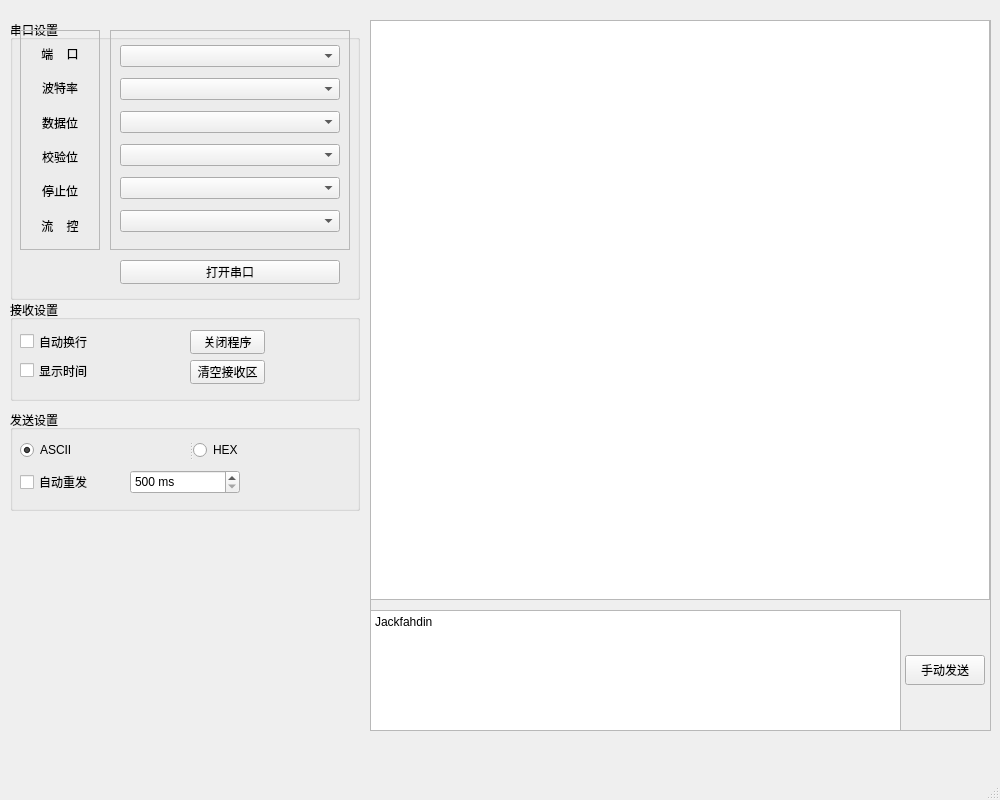
<?xml version="1.0" encoding="UTF-8"?>
<ui version="4.0">
 <class>MainWindow</class>
 <widget class="QMainWindow" name="MainWindow">
  <property name="enabled">
   <bool>true</bool>
  </property>
  <property name="geometry">
   <rect>
    <x>0</x>
    <y>0</y>
    <width>1000</width>
    <height>800</height>
   </rect>
  </property>
  <property name="sizePolicy">
   <sizepolicy hsizetype="Fixed" vsizetype="Fixed">
    <horstretch>0</horstretch>
    <verstretch>0</verstretch>
   </sizepolicy>
  </property>
  <property name="minimumSize">
   <size>
    <width>1000</width>
    <height>800</height>
   </size>
  </property>
  <property name="maximumSize">
   <size>
    <width>1000</width>
    <height>800</height>
   </size>
  </property>
  <property name="windowTitle">
   <string>MainWindow</string>
  </property>
  <widget class="QWidget" name="SerialPortAssitant">
   <widget class="QGroupBox" name="SerialPortSettings">
    <property name="geometry">
     <rect>
      <x>10</x>
      <y>20</y>
      <width>350</width>
      <height>280</height>
     </rect>
    </property>
    <property name="sizePolicy">
     <sizepolicy hsizetype="Expanding" vsizetype="Expanding">
      <horstretch>4</horstretch>
      <verstretch>2</verstretch>
     </sizepolicy>
    </property>
    <property name="title">
     <string>串口设置</string>
    </property>
    <widget class="QFrame" name="SerialPortShow">
     <property name="geometry">
      <rect>
       <x>100</x>
       <y>10</y>
       <width>240</width>
       <height>220</height>
      </rect>
     </property>
     <property name="frameShape">
      <enum>QFrame::StyledPanel</enum>
     </property>
     <property name="frameShadow">
      <enum>QFrame::Raised</enum>
     </property>
     <layout class="QVBoxLayout" name="verticalLayout">
      <item>
       <widget class="QComboBox" name="SerialPortName">
        <property name="sizePolicy">
         <sizepolicy hsizetype="Minimum" vsizetype="Fixed">
          <horstretch>0</horstretch>
          <verstretch>0</verstretch>
         </sizepolicy>
        </property>
       </widget>
      </item>
      <item>
       <widget class="QComboBox" name="SerialPortRate">
        <property name="sizePolicy">
         <sizepolicy hsizetype="Minimum" vsizetype="Fixed">
          <horstretch>0</horstretch>
          <verstretch>0</verstretch>
         </sizepolicy>
        </property>
       </widget>
      </item>
      <item>
       <widget class="QComboBox" name="SerialPortData">
        <property name="enabled">
         <bool>true</bool>
        </property>
        <property name="sizePolicy">
         <sizepolicy hsizetype="Minimum" vsizetype="Fixed">
          <horstretch>0</horstretch>
          <verstretch>0</verstretch>
         </sizepolicy>
        </property>
       </widget>
      </item>
      <item>
       <widget class="QComboBox" name="SerialPortParity">
        <property name="sizePolicy">
         <sizepolicy hsizetype="Minimum" vsizetype="Fixed">
          <horstretch>0</horstretch>
          <verstretch>0</verstretch>
         </sizepolicy>
        </property>
       </widget>
      </item>
      <item>
       <widget class="QComboBox" name="SerialPortStop">
        <property name="sizePolicy">
         <sizepolicy hsizetype="Minimum" vsizetype="Fixed">
          <horstretch>0</horstretch>
          <verstretch>0</verstretch>
         </sizepolicy>
        </property>
       </widget>
      </item>
      <item>
       <widget class="QComboBox" name="SerialPortFlow"/>
      </item>
     </layout>
    </widget>
    <widget class="QPushButton" name="SerialPortSwitch">
     <property name="geometry">
      <rect>
       <x>110</x>
       <y>240</y>
       <width>220</width>
       <height>24</height>
      </rect>
     </property>
     <property name="text">
      <string>打开串口</string>
     </property>
    </widget>
    <widget class="QFrame" name="SerialPortText">
     <property name="geometry">
      <rect>
       <x>10</x>
       <y>10</y>
       <width>80</width>
       <height>220</height>
      </rect>
     </property>
     <property name="frameShape">
      <enum>QFrame::StyledPanel</enum>
     </property>
     <property name="frameShadow">
      <enum>QFrame::Raised</enum>
     </property>
     <layout class="QVBoxLayout" name="verticalLayout_2">
      <item alignment="Qt::AlignHCenter|Qt::AlignVCenter">
       <widget class="QLabel" name="LabelSerialPortName">
        <property name="enabled">
         <bool>true</bool>
        </property>
        <property name="font">
         <font>
          <pointsize>9</pointsize>
         </font>
        </property>
        <property name="text">
         <string>端    口</string>
        </property>
        <property name="alignment">
         <set>Qt::AlignCenter</set>
        </property>
       </widget>
      </item>
      <item alignment="Qt::AlignHCenter|Qt::AlignVCenter">
       <widget class="QLabel" name="LabelSerialPortRate">
        <property name="text">
         <string>波特率</string>
        </property>
        <property name="alignment">
         <set>Qt::AlignCenter</set>
        </property>
       </widget>
      </item>
      <item alignment="Qt::AlignHCenter|Qt::AlignVCenter">
       <widget class="QLabel" name="LabelSerialPortData">
        <property name="text">
         <string>数据位</string>
        </property>
        <property name="alignment">
         <set>Qt::AlignCenter</set>
        </property>
       </widget>
      </item>
      <item alignment="Qt::AlignHCenter|Qt::AlignVCenter">
       <widget class="QLabel" name="LabelSerialPortParity">
        <property name="text">
         <string>校验位</string>
        </property>
        <property name="alignment">
         <set>Qt::AlignCenter</set>
        </property>
       </widget>
      </item>
      <item alignment="Qt::AlignHCenter|Qt::AlignVCenter">
       <widget class="QLabel" name="LabelSerialPortStop">
        <property name="text">
         <string>停止位</string>
        </property>
        <property name="alignment">
         <set>Qt::AlignCenter</set>
        </property>
       </widget>
      </item>
      <item alignment="Qt::AlignHCenter|Qt::AlignVCenter">
       <widget class="QLabel" name="LabelSerialPortFlow">
        <property name="text">
         <string>流    控</string>
        </property>
        <property name="textFormat">
         <enum>Qt::PlainText</enum>
        </property>
        <property name="alignment">
         <set>Qt::AlignCenter</set>
        </property>
       </widget>
      </item>
     </layout>
    </widget>
   </widget>
   <widget class="QGroupBox" name="ReceiveSettings">
    <property name="geometry">
     <rect>
      <x>10</x>
      <y>300</y>
      <width>350</width>
      <height>101</height>
     </rect>
    </property>
    <property name="title">
     <string>接收设置</string>
    </property>
    <widget class="QWidget" name="layoutWidget">
     <property name="geometry">
      <rect>
       <x>10</x>
       <y>30</y>
       <width>83</width>
       <height>52</height>
      </rect>
     </property>
     <layout class="QVBoxLayout" name="verticalLayout_3">
      <item>
       <widget class="QCheckBox" name="AutoWrap">
        <property name="text">
         <string>自动换行</string>
        </property>
       </widget>
      </item>
      <item>
       <widget class="QCheckBox" name="ShowTime">
        <property name="text">
         <string>显示时间</string>
        </property>
       </widget>
      </item>
     </layout>
    </widget>
    <widget class="QPushButton" name="ReceiveClean">
     <property name="geometry">
      <rect>
       <x>180</x>
       <y>60</y>
       <width>75</width>
       <height>24</height>
      </rect>
     </property>
     <property name="text">
      <string>清空接收区</string>
     </property>
    </widget>
    <widget class="QPushButton" name="ClosedExe">
     <property name="geometry">
      <rect>
       <x>180</x>
       <y>30</y>
       <width>75</width>
       <height>24</height>
      </rect>
     </property>
     <property name="text">
      <string>关闭程序</string>
     </property>
    </widget>
   </widget>
   <widget class="QGroupBox" name="SendSettings">
    <property name="geometry">
     <rect>
      <x>10</x>
      <y>410</y>
      <width>350</width>
      <height>101</height>
     </rect>
    </property>
    <property name="title">
     <string>发送设置</string>
    </property>
    <widget class="QSplitter" name="splitter_2">
     <property name="geometry">
      <rect>
       <x>10</x>
       <y>30</y>
       <width>321</width>
       <height>20</height>
      </rect>
     </property>
     <property name="orientation">
      <enum>Qt::Horizontal</enum>
     </property>
     <widget class="QRadioButton" name="SendASCII">
      <property name="acceptDrops">
       <bool>false</bool>
      </property>
      <property name="text">
       <string>ASCII</string>
      </property>
      <property name="checked">
       <bool>true</bool>
      </property>
     </widget>
     <widget class="QRadioButton" name="SendHEX">
      <property name="text">
       <string>HEX</string>
      </property>
     </widget>
    </widget>
    <widget class="QCheckBox" name="AutoResend">
     <property name="geometry">
      <rect>
       <x>10</x>
       <y>60</y>
       <width>81</width>
       <height>24</height>
      </rect>
     </property>
     <property name="text">
      <string>自动重发</string>
     </property>
     <property name="checkable">
      <bool>true</bool>
     </property>
     <property name="checked">
      <bool>false</bool>
     </property>
     <property name="tristate">
      <bool>false</bool>
     </property>
    </widget>
    <widget class="QSpinBox" name="AutoResendTimeMs">
     <property name="geometry">
      <rect>
       <x>120</x>
       <y>60</y>
       <width>110</width>
       <height>24</height>
      </rect>
     </property>
     <property name="suffix">
      <string> ms</string>
     </property>
     <property name="prefix">
      <string/>
     </property>
     <property name="minimum">
      <number>500</number>
     </property>
     <property name="maximum">
      <number>3600</number>
     </property>
    </widget>
   </widget>
   <widget class="QFrame" name="frame">
    <property name="geometry">
     <rect>
      <x>370</x>
      <y>20</y>
      <width>621</width>
      <height>711</height>
     </rect>
    </property>
    <property name="sizePolicy">
     <sizepolicy hsizetype="Expanding" vsizetype="Expanding">
      <horstretch>0</horstretch>
      <verstretch>0</verstretch>
     </sizepolicy>
    </property>
    <property name="frameShape">
     <enum>QFrame::StyledPanel</enum>
    </property>
    <property name="frameShadow">
     <enum>QFrame::Raised</enum>
    </property>
    <widget class="QPlainTextEdit" name="SerialPortReceiveText">
     <property name="geometry">
      <rect>
       <x>0</x>
       <y>0</y>
       <width>620</width>
       <height>580</height>
      </rect>
     </property>
     <property name="readOnly">
      <bool>true</bool>
     </property>
    </widget>
    <widget class="QPlainTextEdit" name="SerialPortSendText">
     <property name="geometry">
      <rect>
       <x>0</x>
       <y>590</y>
       <width>531</width>
       <height>121</height>
      </rect>
     </property>
     <property name="plainText">
      <string>Jackfahdin</string>
     </property>
    </widget>
    <widget class="QPushButton" name="SendButton">
     <property name="geometry">
      <rect>
       <x>535</x>
       <y>635</y>
       <width>80</width>
       <height>30</height>
      </rect>
     </property>
     <property name="text">
      <string>手动发送</string>
     </property>
     <property name="autoDefault">
      <bool>false</bool>
     </property>
    </widget>
   </widget>
  </widget>
  <widget class="QMenuBar" name="menubar">
   <property name="geometry">
    <rect>
     <x>0</x>
     <y>0</y>
     <width>1000</width>
     <height>20</height>
    </rect>
   </property>
  </widget>
  <widget class="QStatusBar" name="statusbar"/>
 </widget>
 <resources/>
 <connections/>
</ui>
